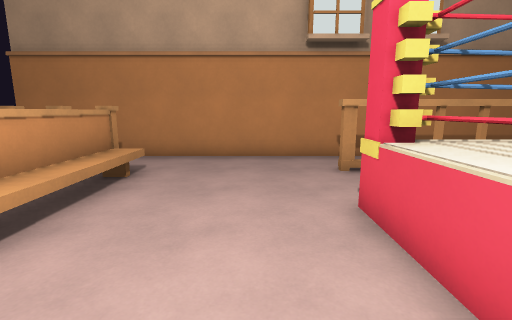
View 1 (above)

19 first-person views from a walk through a 3-D level made in the Godot game engine. The camera is 1.5 m above the floor, tilts 10° down and sees 85° across. The floor is counted in squares, 1 m on a side. Each view is taken from the middle of a square. On the plan, view 1 faces up. The plan holds only what a view shows up to about 14 squares ahead; the rest is blank. Characters and animated objects are left out.

View 2
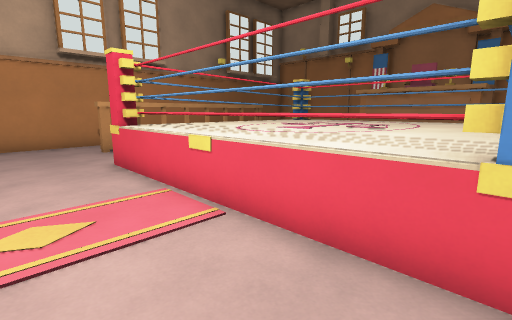

View 3
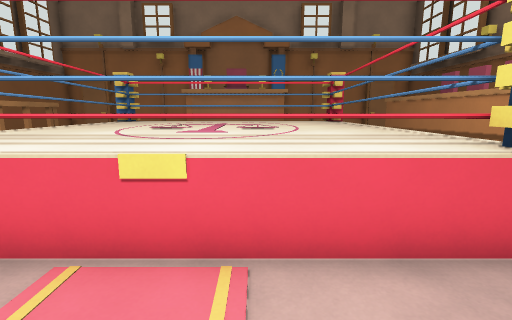

View 4
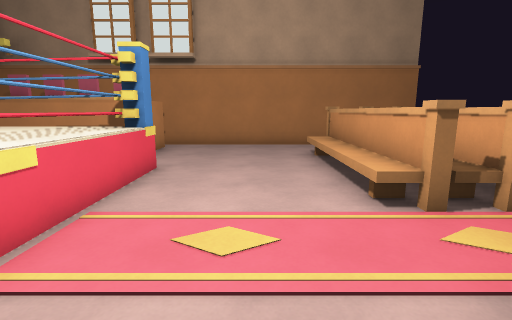

View 5
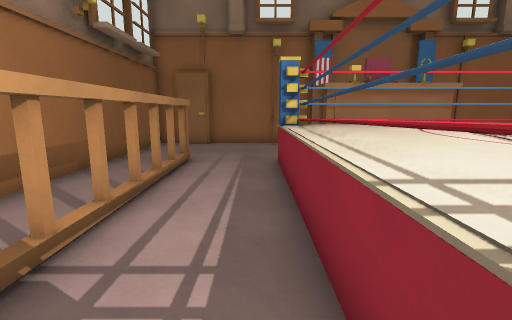

View 6
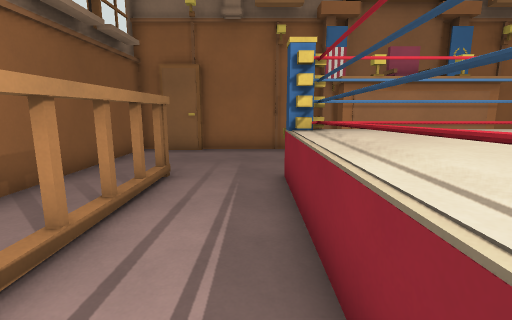

View 7
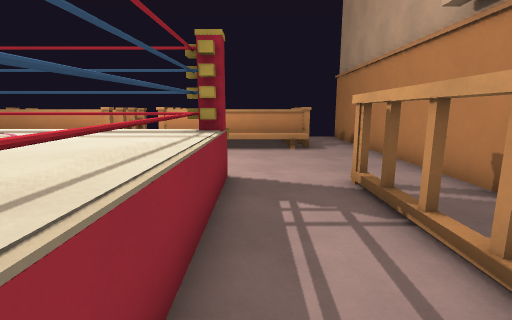

View 8
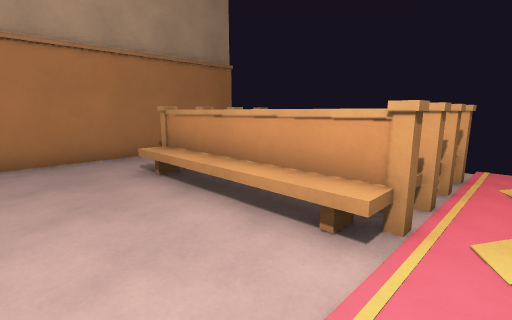

View 9
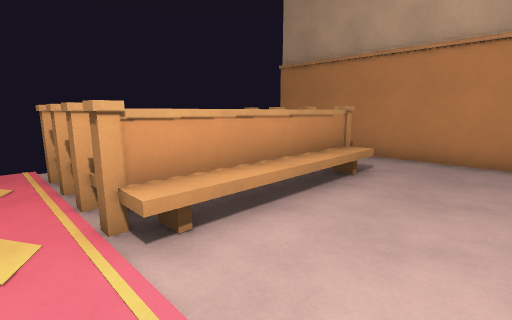

View 10
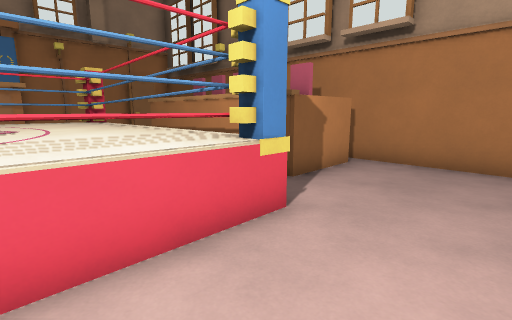

View 11
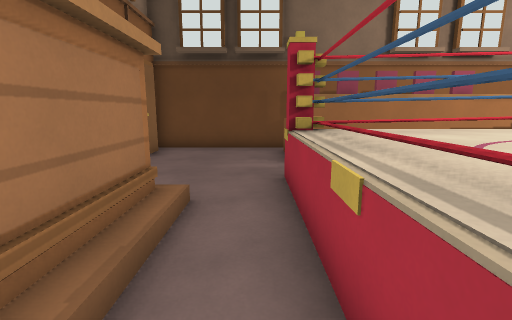

View 12
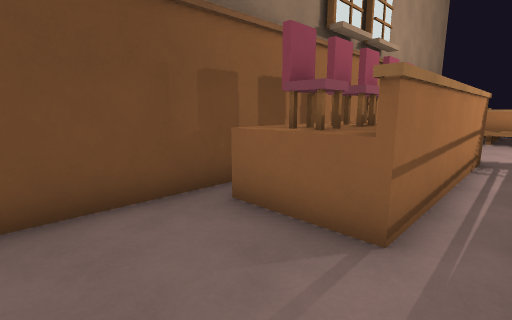

View 13
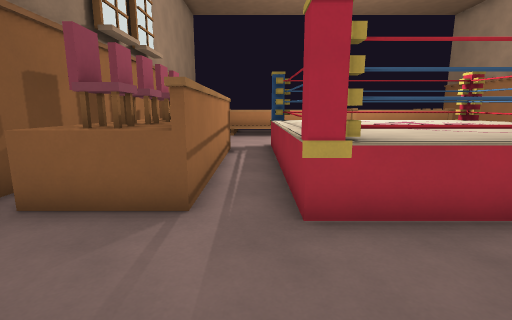

View 14
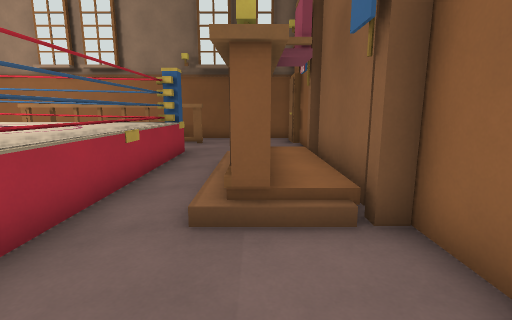

View 15
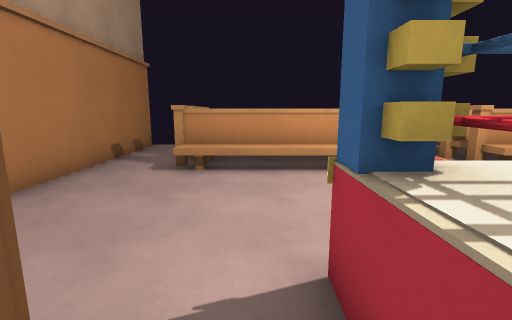

View 16
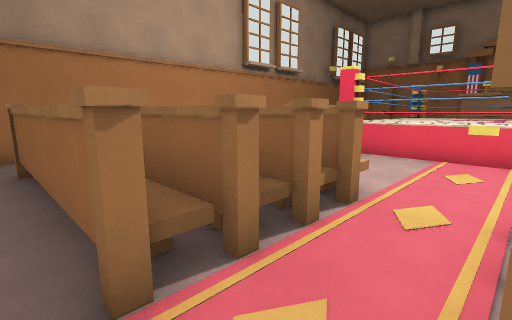

View 17
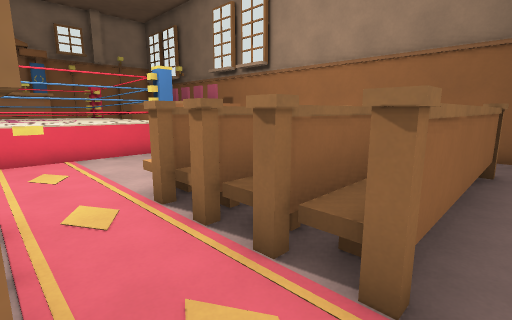

View 18
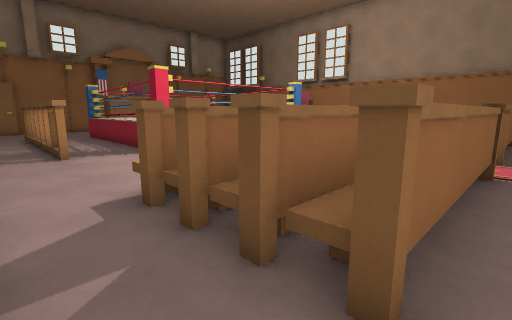

View 19
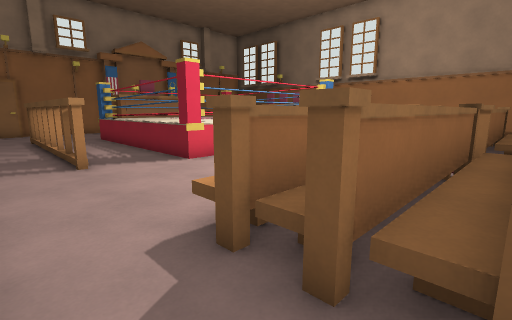

### Floor plan
Key: @ floor where view 1 was taken; # wall or solid block; x gap in a wall; . main floor; : floor 0.5 m higher than the main floor; D closed door; = window, fence, low wall or low ledge; ^ raised ledge; T thing the floor can be seen under or through; P pedestal; I pillar.
Columns run from 8 left of view 1 to 15 right of it. Each row starts with its distance up from view 1.
 10 x#######################
  9 .......................#
  8 .......................D
  7 .#xxx^.....TTTTTTTT....#
  6 .#^^^^.................#
  5 .#^^^^.................#
  4 .#^^^^....#^^^^^==#....#
  3 .#^^^^....^^^^^^^^=..  #
  2 .#^^^^....^^^^^^^^=..#:I
  1 .^^^^^....^^^^^^^^=..#:#
  0 ........@.^^PPPP^^=..#:#
 -1 .^^^^^....^^^^^^^^=..#:#
 -2 .#^^^^....^^^^^^^^=..#:I
 -3 .#^^^^....^^^^^^^^=....#
 -4 .# ^^^....#^^^^^==#....#
 -5 .# ^^^.................#
 -6 .# ^^^.....########....#
 -7 .#xxx^.....#   ^^^^....#
 -8 ...........###^^==^....D
 -9 ............     ......#
-10 x#######################

Positions as (right, up) in squares from view 1, and headings:
1: (0, 0), facing up
2: (-1, -4), facing up-right
3: (-1, -1), facing right
4: (-1, 3), facing down
5: (2, 5), facing right
6: (4, 5), facing right
7: (8, 5), facing left
8: (0, 0), facing down-left
9: (0, 0), facing up-left
10: (-1, -1), facing down-right
11: (11, 2), facing down
12: (13, -5), facing down-left
13: (14, -5), facing left
14: (13, -6), facing up
15: (4, -5), facing left
16: (-8, -1), facing up-right
17: (-8, 1), facing down-right
18: (-8, 9), facing down-right
19: (-6, 9), facing down-right
